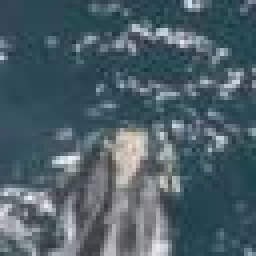
#> input picture Data/headshots/whalehead_trim_w_1667.jpg, 64 x 64 px (shown 4 times larger); its folder holds only this picture in this run
$ jupyter execute --allow-errors 'Image samples.ipynb'   (shell and % lines are left out)
#> lines starting #> are read from the running program, lines starting #| are printed output that depends on the picture
[cell 1]
import matplotlib.pyplot as plt
from glob import glob
from skimage.io import imread, imshow
from skimage.segmentation import slic, mark_boundaries, felzenszwalb
from skimage import img_as_float

[cell 2]
dloc = '../Data/headshots/'
files = glob(dloc + '*.jpg')

[cell 3]
ifile = files[0]

[cell 4]
imdata = imread(ifile).astype('float')

[cell 5]
plt.imshow(imdata[:, :, 0] - imdata[:, :, 1] - imdata[:, :, 2])
plt.colorbar()
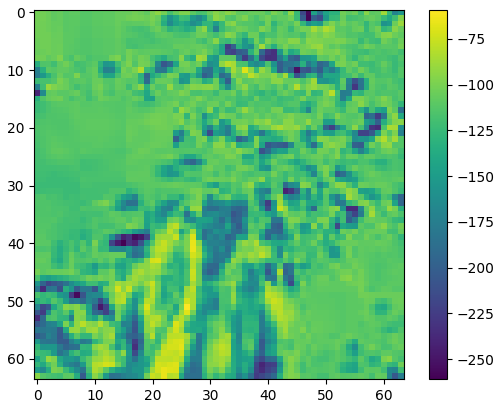
#> figure drawn by matplotlib, 2 panels

[cell 6]
plt.imshow(imdata[:, :, 0] - imdata[:, :, 1] - imdata[:, :, 2])
plt.colorbar()

[cell 7]
for ifile in files:
    imdata = imread(ifile)
#> imdata is the input picture: shape (64, 64, 3); mean R, G, B 76.7, 95.7, 104.2
    imshow(imdata)
    plt.colorbar()
    plt.show()
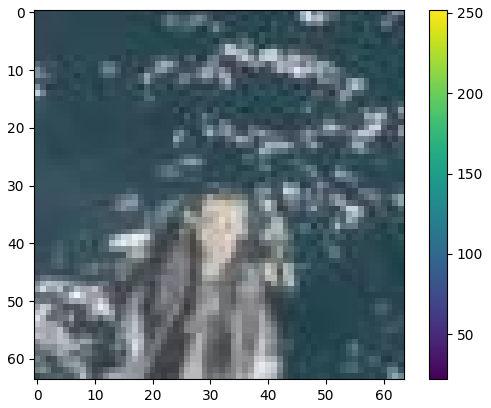
#> figure drawn by matplotlib, 2 panels
    import pdb; pdb.set_trace()

$ run again, on Data/headshots/whalehead_trim_w_6531.jpg
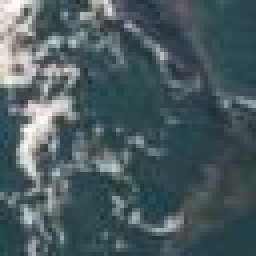
#> input picture Data/headshots/whalehead_trim_w_6531.jpg, 64 x 64 px (shown 4 times larger)
#> `[cell 5] plt.imshow(imdata[:, :, 0] - imdata[:, :, 1] - imdata[:, :, 2..`:
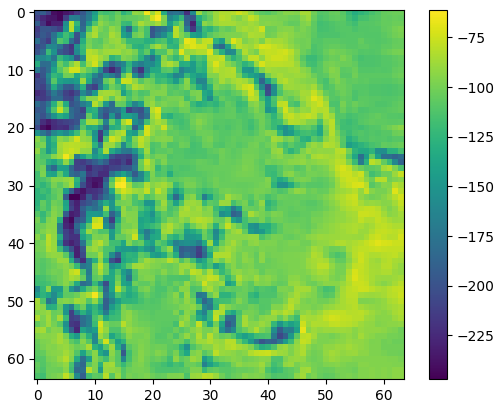
#> figure drawn by matplotlib, 2 panels
#> imdata is the input picture: shape (64, 64, 3); mean R, G, B 74.6, 91.8, 95.9
#> `plt.show()`:
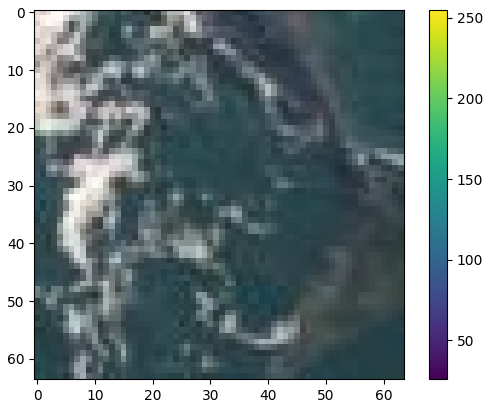
#> figure drawn by matplotlib, 2 panels

$ run again, on Data/headshots/whalehead_trim_w_6669.jpg
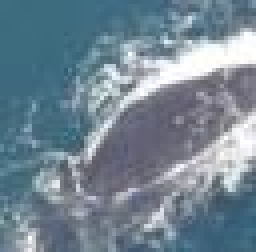
#> input picture Data/headshots/whalehead_trim_w_6669.jpg, 64 x 63 px (shown 4 times larger)
#> `[cell 5] plt.imshow(imdata[:, :, 0] - imdata[:, :, 1] - imdata[:, :, 2..`:
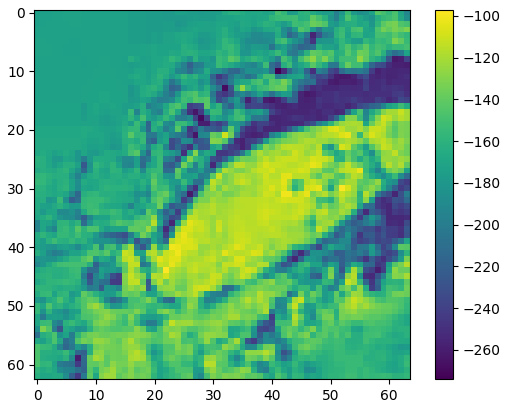
#> figure drawn by matplotlib, 2 panels
#> imdata is the input picture: shape (63, 64, 3); mean R, G, B 114.7, 133.5, 147
#> `plt.show()`:
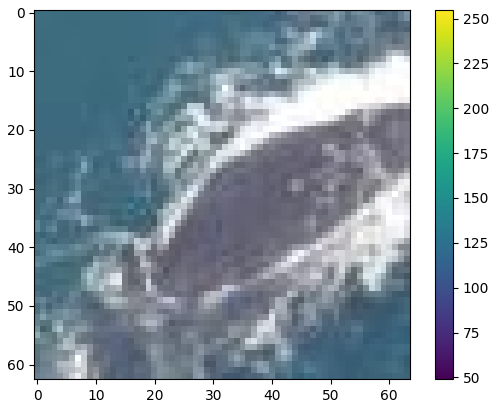
#> figure drawn by matplotlib, 2 panels

$ run again, on Data/headshots/whalehead_trim_w_6881.jpg
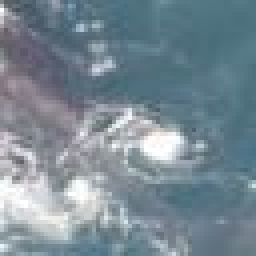
#> input picture Data/headshots/whalehead_trim_w_6881.jpg, 64 x 64 px (shown 4 times larger)
#> `[cell 5] plt.imshow(imdata[:, :, 0] - imdata[:, :, 1] - imdata[:, :, 2..`:
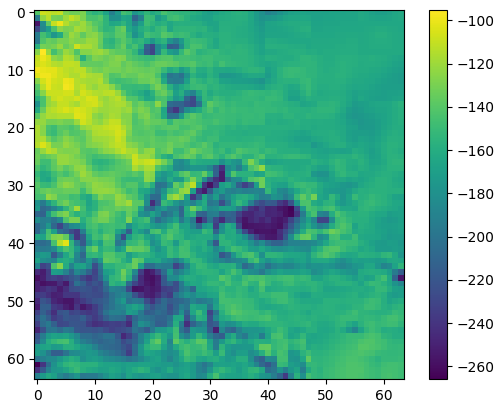
#> figure drawn by matplotlib, 2 panels
#> imdata is the input picture: shape (64, 64, 3); mean R, G, B 120.3, 137, 147.3
#> `plt.show()`:
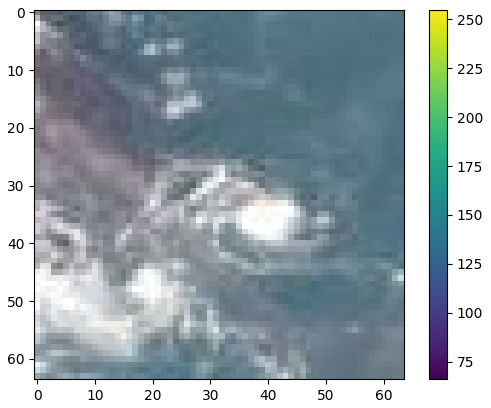
#> figure drawn by matplotlib, 2 panels

$ run again, on Data/headshots/whalehead_trim_w_4308.jpg
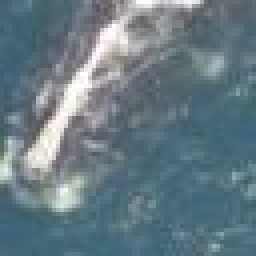
#> input picture Data/headshots/whalehead_trim_w_4308.jpg, 64 x 64 px (shown 4 times larger)
#> `[cell 5] plt.imshow(imdata[:, :, 0] - imdata[:, :, 1] - imdata[:, :, 2..`:
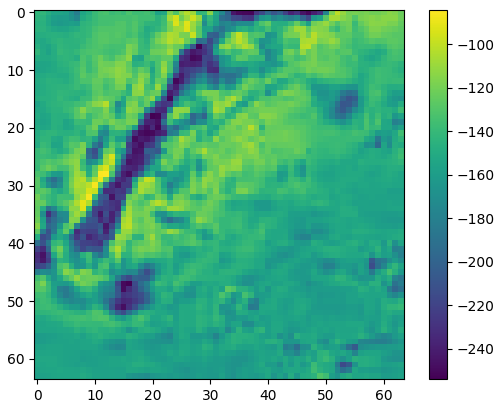
#> figure drawn by matplotlib, 2 panels
#> imdata is the input picture: shape (64, 64, 3); mean R, G, B 102.3, 122, 131.1
#> `plt.show()`:
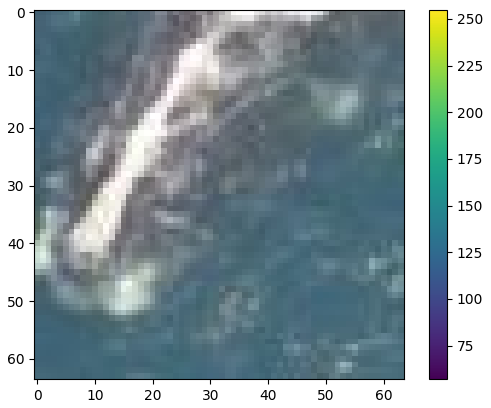
#> figure drawn by matplotlib, 2 panels
